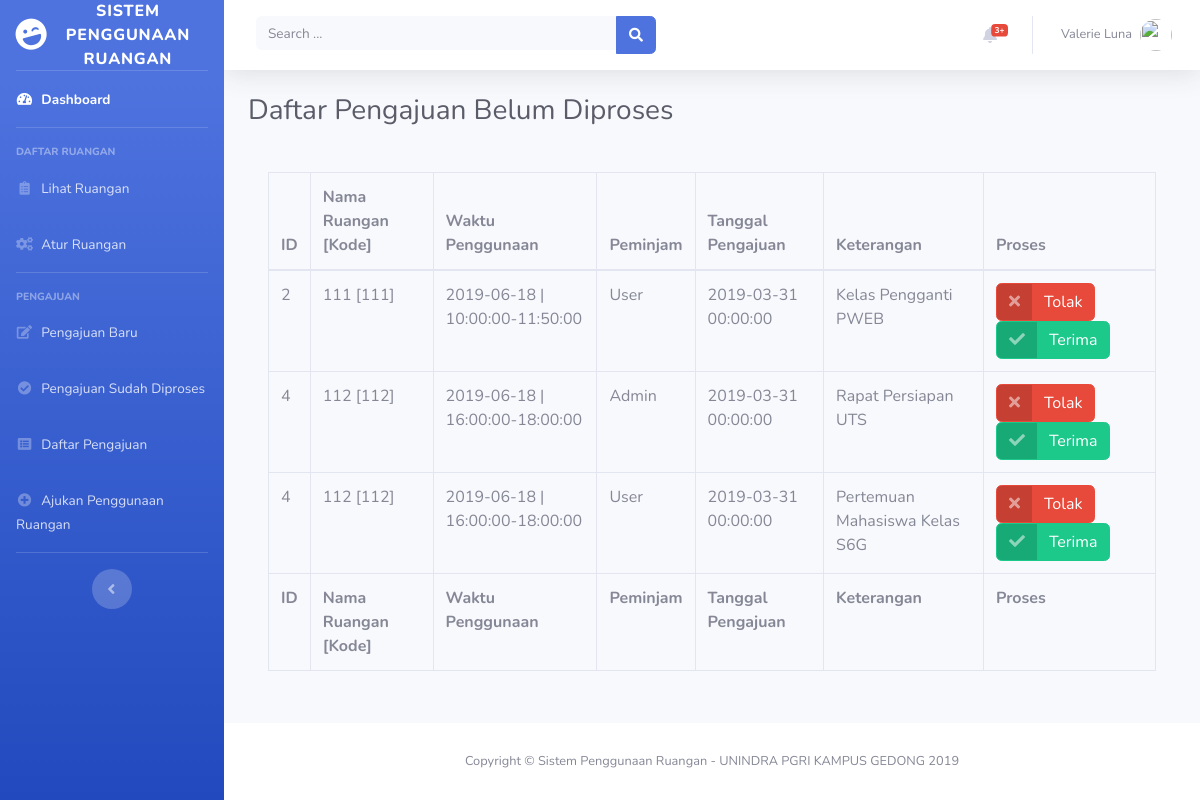
The page /pengajuan_ruangan.php on the database its author committed.
### tables this page shows
CREATE TABLE IF NOT EXISTS PenggunaanRuangan (
	id INT(20) UNSIGNED AUTO_INCREMENT,
	id_ketersediaan INT(20) UNSIGNED NOT NULL,
	id_user INT(20) UNSIGNED NOT NULL,
	tanggal_pengajuan DATETIME NOT NULL,
	keterangan VARCHAR(144),
	status INT(20),
	PRIMARY KEY (id),
	FOREIGN KEY (id_ketersediaan) REFERENCES KetersediaanRuangan(id),
	FOREIGN KEY (id_user) REFERENCES User(id)
);

CREATE TABLE IF NOT EXISTS KetersediaanRuangan (
	id INT(20) UNSIGNED AUTO_INCREMENT,
	kode_ruangan VARCHAR(20) NOT NULL,
	tanggal DATE NOT NULL,
	jam_mulai TIME NOT NULL,
	jam_selesai TIME NOT NULL,
	status INT(20),
	PRIMARY KEY (id),
	FOREIGN KEY (kode_ruangan) REFERENCES Ruangan(kode) ON UPDATE CASCADE ON DELETE RESTRICT
);

CREATE TABLE IF NOT EXISTS Ruangan (
	id INT(20) UNSIGNED AUTO_INCREMENT,
	kode VARCHAR(20) NOT NULL UNIQUE,
	nama VARCHAR(50) NOT NULL,
	deskripsi TEXT,
	PRIMARY KEY (id)
);

CREATE TABLE IF NOT EXISTS User (
	id INT(20) UNSIGNED AUTO_INCREMENT,
	username VARCHAR(20) NOT NULL,
	password VARCHAR(20) NOT NULL,
	email VARCHAR(20),
	nama VARCHAR(40),
	no_handphone VARCHAR(20),
	bagian VARCHAR(20),
	role INT(20),
	PRIMARY KEY (id)
);

### pengajuan_ruangan.php (the view, shortened to what this page needs)
<!DOCTYPE html>
<html lang="en">
<head>
  <link href="vendor/fontawesome-free/css/all.min.css" rel="stylesheet" type="text/css">
  <link href="css/sb-admin-2.min.css" rel="stylesheet">
</head>
<body id="page-top">
  <div id="wrapper">
    <ul class="navbar-nav bg-gradient-primary sidebar sidebar-dark accordion" id="accordionSidebar">
      <a class="sidebar-brand d-flex align-items-center justify-content-center" href="index.html">
        <div class="sidebar-brand-icon rotate-n-15">
          <i class="fas fa-laugh-wink"></i>
        </div>
        <div class="sidebar-brand-text mx-3">Sistem Penggunaan Ruangan</div>
      </a>
      <hr class="sidebar-divider my-0">
      <li class="nav-item active">
        <a class="nav-link" href="index.php">
          <i class="fas fa-fw fa-tachometer-alt"></i>
          <span>Dashboard</span></a>
      </li>
      <hr class="sidebar-divider">
      <div class="sidebar-heading">
        Daftar Ruangan
      </div>
      <li class="nav-item">
        <a class="nav-link" href="daftar_ruangan.php">
          <i class="fas fa-fw fa-clipboard-list"></i>
          <span>Lihat Ruangan</span></a>
      </li>
      <li class="nav-item">
        <a class="nav-link" href="atur_ruangan.php">
          <i class="fas fa-fw fa-cogs"></i>
          <span>Atur Ruangan</span></a>
      </li>
      <hr class="sidebar-divider">
      <div class="sidebar-heading">
        Pengajuan
      </div>
      <li class="nav-item">
        <a class="nav-link" href="pengajuan_ruangan.php">
          <i class="fas fa-fw fa-edit"></i>
          <span>Pengajuan Baru</span></a>
      </li>
      <li class="nav-item">
        <a class="nav-link" href="pengajuan_terproses.php">
          <i class="fas fa-fw fa-check-circle"></i>
          <span>Pengajuan Sudah Diproses</span></a>
      </li>
      <li class="nav-item">
        <a class="nav-link" href="daftar_pengajuan.php">
          <i class="fas fa-fw fa-list-alt"></i>
          <span>Daftar Pengajuan</span></a>
      </li>
      <li class="nav-item">
        <a class="nav-link" href="ajukan_penggunaan.php">
          <i class="fas fa-fw fa-plus-circle"></i>
          <span>Ajukan Penggunaan Ruangan</span></a>
      </li>
      <hr class="sidebar-divider d-none d-md-block">
      <div class="text-center d-none d-md-inline">
        <button class="rounded-circle border-0" id="sidebarToggle"></button>
      </div>
    </ul>
    <div id="content-wrapper" class="d-flex flex-column">
      <div id="content">
        <nav class="navbar navbar-expand navbar-light bg-white topbar mb-4 static-top shadow">
          <form class="d-none d-sm-inline-block form-inline mr-auto ml-md-3 my-2 my-md-0 mw-100 navbar-search">
            <div class="input-group">
              <input type="text" class="form-control bg-light border-0 small" placeholder="Search ..." aria-label="Search" aria-describedby="basic-addon2">
              <div class="input-group-append">
                <button class="btn btn-primary" type="button">
                  <i class="fas fa-search fa-sm"></i>
                </button>
              </div>
            </div>
          </form>
          <ul class="navbar-nav ml-auto">
            <li class="nav-item dropdown no-arrow mx-1">
              <a class="nav-link dropdown-toggle" href="#" id="alertsDropdown" role="button" data-toggle="dropdown" aria-haspopup="true" aria-expanded="false">
                <i class="fas fa-bell fa-fw"></i>
                <span class="badge badge-danger badge-counter">3+</span>
              </a>
            </li>
            <li class="nav-item dropdown no-arrow">
              <a class="nav-link dropdown-toggle" href="#" id="userDropdown" role="button" data-toggle="dropdown" aria-haspopup="true" aria-expanded="false">
                <span class="mr-2 d-none d-lg-inline text-gray-600 small">Valerie Luna</span>
                <img class="img-profile rounded-circle" src="https://source.unsplash.com/QAB-WJcbgJk/60x60">
              </a>
            </li>
          </ul>
        </nav>
        <div class="container-fluid">
          <h1 class="h3 mb-4 text-gray-800">Daftar Pengajuan Belum Diproses</h1>
          <div class="card-body">
            <div class="table-responsive">
              <table class="table table-bordered" id="dataTable" width="100%" cellspacing="0">
                <thead>
                  <tr>
                    <th>ID</th>
                    <th>Nama Ruangan [Kode]</th>
                    <th>Waktu Penggunaan</th>
                    <th>Peminjam</th>
                    <th>Tanggal Pengajuan</th>
                    <th>Keterangan</th>
                    <th>Proses</th>
                  </tr>
                </thead>
                <tfoot>
                  <tr>
                    <th>ID</th>
                    <th>Nama Ruangan [Kode]</th>
                    <th>Waktu Penggunaan</th>
                    <th>Peminjam</th>
                    <th>Tanggal Pengajuan</th>
                    <th>Keterangan</th>
                    <th>Proses</th>
                  </tr>
                </tfoot>
                <tbody>
                  <?php
                  $conn = connectDB();
                  $sql = "SELECT * FROM PenggunaanRuangan WHERE status=0";
                  $resultPenggunaan = $conn->query($sql);
                  if ($resultPenggunaan->num_rows > 0) {
                    while($rowPenggunaan = $resultPenggunaan->fetch_assoc()) {
                      $sql = "SELECT * FROM KetersediaanRuangan WHERE id='".$rowPenggunaan["id_ketersediaan"]."'";
                      $resultKetersediaan = $conn->query($sql);
                      $rowKetersediaan = $resultKetersediaan->fetch_assoc();
                      $sql = "SELECT * FROM Ruangan WHERE kode='".$rowKetersediaan["kode_ruangan"]."'";
                      $resultRuangan = $conn->query($sql);
                      $rowRuangan = $resultRuangan->fetch_assoc();
                      $ruangan = $rowRuangan["nama"]." [".$rowRuangan["kode"]."]";
                      $sql = "SELECT * FROM User WHERE id='".$rowPenggunaan["id_user"]."'";
                      $resultUser = $conn->query($sql);
                      $rowUser = $resultUser->fetch_assoc();
                      $waktu = $rowKetersediaan["tanggal"]." | ".$rowKetersediaan["jam_mulai"]."-".$rowKetersediaan["jam_selesai"];
                      $idData = $rowPenggunaan["id"] . "," . $rowPenggunaan["id_ketersediaan"];
                      $terimaPengajuan = "<a href='#' class='btn btn-success btn-icon-split' onclick='prosesPengajuan(\"".$idData."\", 1)'><span class='icon text-white-50'><i class='fas fa-check'></i></span><span class='text'>Terima</span></a>";
                      $tolakPengajuan = "<a href='#' class='btn btn-danger btn-icon-split' onclick='prosesPengajuan(\"".$idData."\", 2)'><span class='icon text-white-50'><i class='fas fa-times'></i></span><span class='text'>Tolak</span></a>";
                      echo "<tr><td>".$rowKetersediaan["id"]."</td><td>".$ruangan."</td><td>".$waktu."</td><td>".$rowUser["nama"]."</td><td>".$rowPenggunaan["tanggal_pengajuan"]."</td><td>".$rowPenggunaan["keterangan"]."</td><td>".$tolakPengajuan." ".$terimaPengajuan."</td></tr>";
                    }
                  } else {
                    echo "<tr><td>- Tidak ada pengajuan terproses -</td></tr>";
                  }
                  ?>
                </tbody>
              </table>
            </div>
          </div>
        </div>
      </div>
      <footer class="sticky-footer bg-white">
        <div class="container my-auto">
          <div class="copyright text-center my-auto">
            <span>Copyright &copy; Sistem Penggunaan Ruangan - UNINDRA PGRI KAMPUS GEDONG 2019</span>
          </div>
        </div>
      </footer>
    </div>
  </div>
</body>
</html>

### rows shown on the page
penggunaanruangan: id_ketersediaan "2", ruangan.nama+kode "111 [111]", id_ketersediaan.jam_selesai "2019-06-18 | 10:00:00-11:50:00", id_user.nama "User", tanggal_pengajuan "2019-03-31 00:00:00", keterangan "Kelas Pengganti PWEB"
penggunaanruangan: id_ketersediaan "4", ruangan.nama+kode "112 [112]", id_ketersediaan.jam_selesai "2019-06-18 | 16:00:00-18:00:00", id_user.nama "Admin", tanggal_pengajuan "2019-03-31 00:00:00", keterangan "Rapat Persiapan UTS"
penggunaanruangan: id_ketersediaan "4", ruangan.nama+kode "112 [112]", id_ketersediaan.jam_selesai "2019-06-18 | 16:00:00-18:00:00", id_user.nama "User", tanggal_pengajuan "2019-03-31 00:00:00", keterangan "Pertemuan Mahasiswa Kelas S6G"
